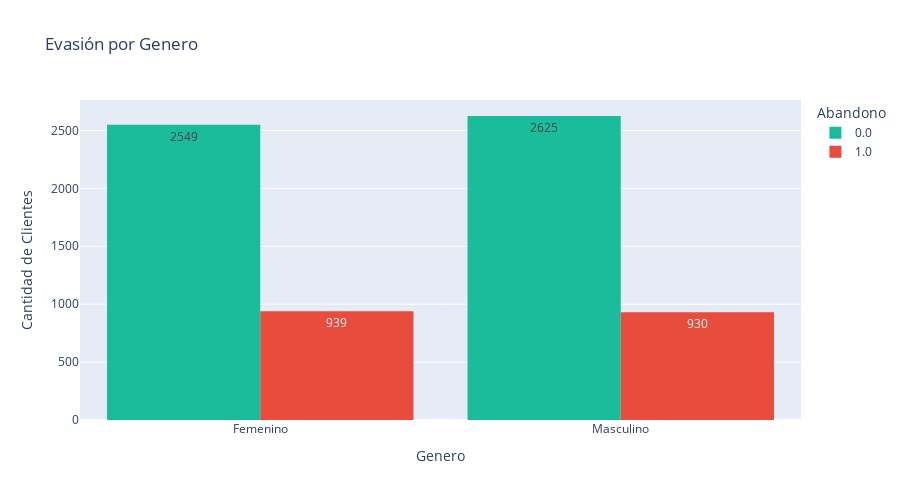
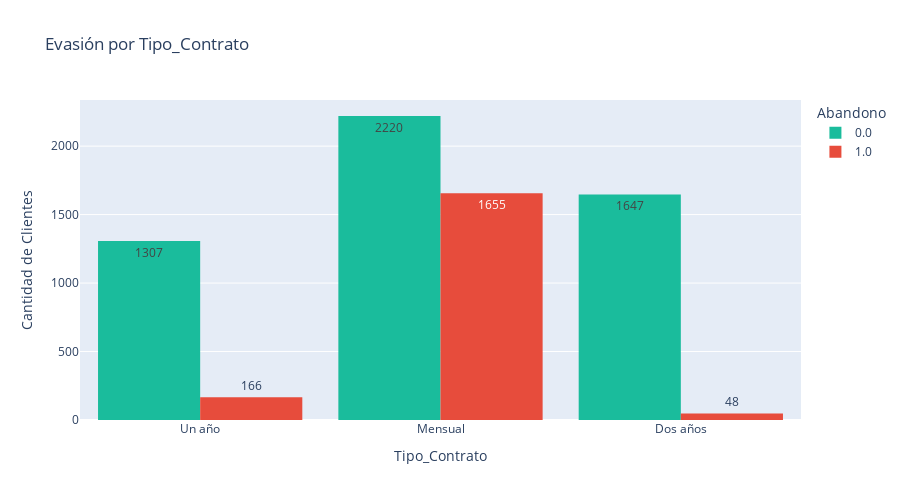
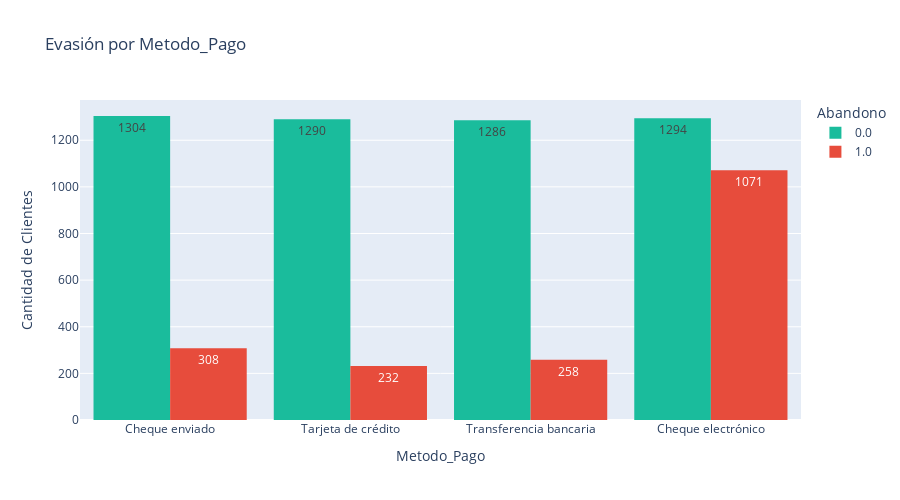
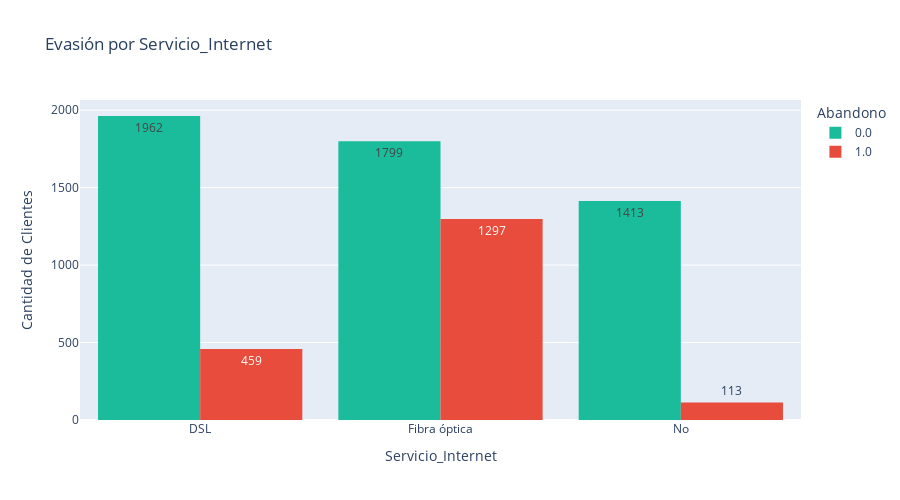

Notebook cell for these charts, in order:
### Code cell
for col in variables_analisis:
    fig = px.histogram(df, x=col, 
                       color='Abandono', 
                       barmode='group', 
                       title=f'Evasión por {col}',
                       text_auto=True, 
                       color_discrete_map={0: COLORES['Secundario'], 1: COLORES['Alerta']})
    
    fig.update_layout(
        xaxis_title=col,
        yaxis_title="Cantidad de Clientes",
        height=500,
        showlegend=True,
        bargap=0.15
    )
    
    fig.show()

### Figure 1 — Plotly figure (JSON) as saved in the notebook; plotly's stock layout.template omitted (floating-point values rounded to 4 significant figures; data arrays with more than 128 entries replaced by an {"elided": "..."} marker saying what was removed)
{"data": [{"alignmentgroup": "True", "bingroup": "x", "hovertemplate": "Abandono=0.0<br>Genero=%{x}<br>count=%{y}<extra></extra>", "legendgroup": "0.0", "marker": {"color": "#1ABC9C", "pattern": {"shape": ""}}, "name": "0.0", "offsetgroup": "0.0", "orientation": "v", "showlegend": true, "texttemplate": "%{value}", "type": "histogram", "x": {"elided": "5174 str values"}, "xaxis": "x", "yaxis": "y"}, {"alignmentgroup": "True", "bingroup": "x", "hovertemplate": "Abandono=1.0<br>Genero=%{x}<br>count=%{y}<extra></extra>", "legendgroup": "1.0", "marker": {"color": "#E74C3C", "pattern": {"shape": ""}}, "name": "1.0", "offsetgroup": "1.0", "orientation": "v", "showlegend": true, "texttemplate": "%{value}", "type": "histogram", "x": {"elided": "1869 str values"}, "xaxis": "x", "yaxis": "y"}], "layout": {"bargap": 0.15, "barmode": "group", "height": 500, "legend": {"title": {"text": "Abandono"}, "tracegroupgap": 0}, "showlegend": true, "title": {"text": "Evasión por Genero"}, "xaxis": {"anchor": "y", "domain": [0, 1], "title": {"text": "Genero"}}, "yaxis": {"anchor": "x", "domain": [0, 1], "title": {"text": "Cantidad de Clientes"}}}}

### Figure 2 — Plotly figure (JSON) as saved in the notebook; plotly's stock layout.template omitted (floating-point values rounded to 4 significant figures; data arrays with more than 128 entries replaced by an {"elided": "..."} marker saying what was removed)
{"data": [{"alignmentgroup": "True", "bingroup": "x", "hovertemplate": "Abandono=0.0<br>Tipo_Contrato=%{x}<br>count=%{y}<extra></extra>", "legendgroup": "0.0", "marker": {"color": "#1ABC9C", "pattern": {"shape": ""}}, "name": "0.0", "offsetgroup": "0.0", "orientation": "v", "showlegend": true, "texttemplate": "%{value}", "type": "histogram", "x": {"elided": "5174 str values"}, "xaxis": "x", "yaxis": "y"}, {"alignmentgroup": "True", "bingroup": "x", "hovertemplate": "Abandono=1.0<br>Tipo_Contrato=%{x}<br>count=%{y}<extra></extra>", "legendgroup": "1.0", "marker": {"color": "#E74C3C", "pattern": {"shape": ""}}, "name": "1.0", "offsetgroup": "1.0", "orientation": "v", "showlegend": true, "texttemplate": "%{value}", "type": "histogram", "x": {"elided": "1869 str values"}, "xaxis": "x", "yaxis": "y"}], "layout": {"bargap": 0.15, "barmode": "group", "height": 500, "legend": {"title": {"text": "Abandono"}, "tracegroupgap": 0}, "showlegend": true, "title": {"text": "Evasión por Tipo_Contrato"}, "xaxis": {"anchor": "y", "domain": [0, 1], "title": {"text": "Tipo_Contrato"}}, "yaxis": {"anchor": "x", "domain": [0, 1], "title": {"text": "Cantidad de Clientes"}}}}

### Figure 3 — Plotly figure (JSON) as saved in the notebook; plotly's stock layout.template omitted (floating-point values rounded to 4 significant figures; data arrays with more than 128 entries replaced by an {"elided": "..."} marker saying what was removed)
{"data": [{"alignmentgroup": "True", "bingroup": "x", "hovertemplate": "Abandono=0.0<br>Metodo_Pago=%{x}<br>count=%{y}<extra></extra>", "legendgroup": "0.0", "marker": {"color": "#1ABC9C", "pattern": {"shape": ""}}, "name": "0.0", "offsetgroup": "0.0", "orientation": "v", "showlegend": true, "texttemplate": "%{value}", "type": "histogram", "x": {"elided": "5174 str values"}, "xaxis": "x", "yaxis": "y"}, {"alignmentgroup": "True", "bingroup": "x", "hovertemplate": "Abandono=1.0<br>Metodo_Pago=%{x}<br>count=%{y}<extra></extra>", "legendgroup": "1.0", "marker": {"color": "#E74C3C", "pattern": {"shape": ""}}, "name": "1.0", "offsetgroup": "1.0", "orientation": "v", "showlegend": true, "texttemplate": "%{value}", "type": "histogram", "x": {"elided": "1869 str values"}, "xaxis": "x", "yaxis": "y"}], "layout": {"bargap": 0.15, "barmode": "group", "height": 500, "legend": {"title": {"text": "Abandono"}, "tracegroupgap": 0}, "showlegend": true, "title": {"text": "Evasión por Metodo_Pago"}, "xaxis": {"anchor": "y", "domain": [0, 1], "title": {"text": "Metodo_Pago"}}, "yaxis": {"anchor": "x", "domain": [0, 1], "title": {"text": "Cantidad de Clientes"}}}}

### Figure 4 — Plotly figure (JSON) as saved in the notebook; plotly's stock layout.template omitted (floating-point values rounded to 4 significant figures; data arrays with more than 128 entries replaced by an {"elided": "..."} marker saying what was removed)
{"data": [{"alignmentgroup": "True", "bingroup": "x", "hovertemplate": "Abandono=0.0<br>Servicio_Internet=%{x}<br>count=%{y}<extra></extra>", "legendgroup": "0.0", "marker": {"color": "#1ABC9C", "pattern": {"shape": ""}}, "name": "0.0", "offsetgroup": "0.0", "orientation": "v", "showlegend": true, "texttemplate": "%{value}", "type": "histogram", "x": {"elided": "5174 str values"}, "xaxis": "x", "yaxis": "y"}, {"alignmentgroup": "True", "bingroup": "x", "hovertemplate": "Abandono=1.0<br>Servicio_Internet=%{x}<br>count=%{y}<extra></extra>", "legendgroup": "1.0", "marker": {"color": "#E74C3C", "pattern": {"shape": ""}}, "name": "1.0", "offsetgroup": "1.0", "orientation": "v", "showlegend": true, "texttemplate": "%{value}", "type": "histogram", "x": {"elided": "1869 str values"}, "xaxis": "x", "yaxis": "y"}], "layout": {"bargap": 0.15, "barmode": "group", "height": 500, "legend": {"title": {"text": "Abandono"}, "tracegroupgap": 0}, "showlegend": true, "title": {"text": "Evasión por Servicio_Internet"}, "xaxis": {"anchor": "y", "domain": [0, 1], "title": {"text": "Servicio_Internet"}}, "yaxis": {"anchor": "x", "domain": [0, 1], "title": {"text": "Cantidad de Clientes"}}}}
